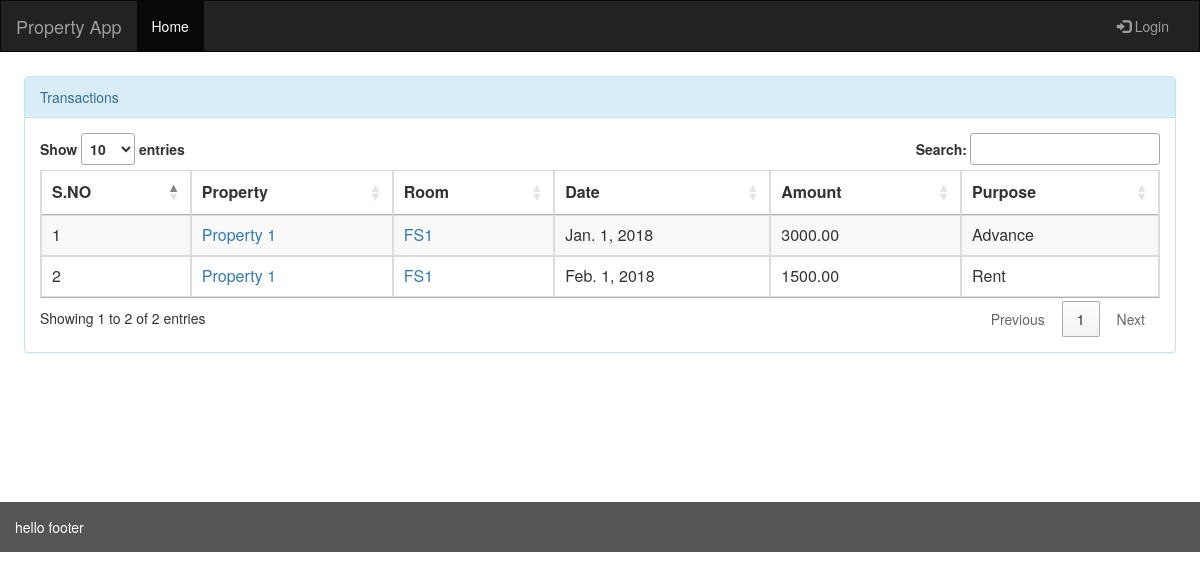
/rent/transactions, run on an earlier commit of the app's database.
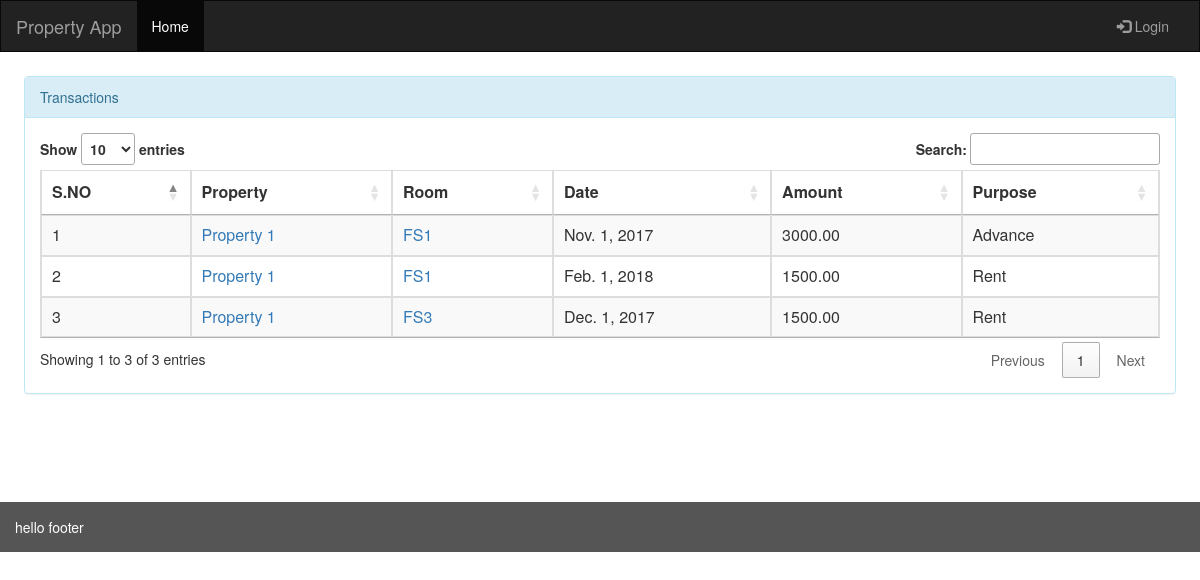
And on a later commit of the database.
### rent/models.py (models this page shows)
class Transaction(models.Model):
    transaction_id = models.AutoField(primary_key=True)
    transaction_room = models.ForeignKey(Room, on_delete=models.CASCADE)
    transaction_amount = models.DecimalField(max_digits=8,decimal_places=2)
    transaction_date = models.DateField()
    transaction_reason = models.CharField(max_length=50)
    timestamp = models.DateTimeField(auto_now=True)

class Room(models.Model):
    room_id = models.AutoField(primary_key=True)
    room_property = models.ForeignKey(Property, on_delete=models.CASCADE)
    room_meter = models.ForeignKey(Electricitymeter, on_delete=models.CASCADE, null=True, blank=True)
    room_name = models.CharField(max_length=50)
    room_rent = models.DecimalField(max_digits=8,decimal_places=2)
    room_description = models.CharField(max_length=250)
    timestamp = models.DateTimeField(auto_now=True)

class Property(models.Model):
    property_id = models.AutoField(primary_key=True)
    property_name = models.CharField(max_length=300)
    property_location = models.ForeignKey(Location, on_delete=models.CASCADE)
    timestamp = models.DateTimeField(auto_now=True)

### rent/views.py (the view)
# urls.py: path('transactions', views.transaction_list, name='transactions'),
def transaction_list(request):
    transaction = Transaction.objects.all()
    return render(request,'rent/transaction.html',{'transaction_list':transaction})

### rent/templates/rent/transaction.html
{% extends 'base.html' %}
{% block content %}
<div class="panel panel-info">
    <div class="panel-heading">Transactions</div>
    <div class="panel-body">
        <table class="table table-striped table-bordered data_table" width="100%" cellspacing="0">
            <thead>
                <tr>
                    <th>S.NO</th>
                    <th>Property</th>
                    <th>Room</th>
                    <th>Date</th>
                    <th>Amount</th>
                    <th>Purpose</th>
                </tr>
            </thead>
            <tbody>
                {% for item in transaction_list %}
                    <tr>
                        <td>{{forloop.counter}}</td>
                        <td><a href="{% url 'property_details' item.transaction_room.room_property.property_id %}">{{item.transaction_room.room_property.property_name|title}}</a></td>
                        <td><a href="{% url 'room_details' item.transaction_room.room_id %}">{{item.transaction_room.room_name}}</a></td>
                        <td>{{item.transaction_date}}</td>
                        <td>{{item.transaction_amount}}</td>
                        <td>{{item.transaction_reason}}</td>
                    </tr>
                {% endfor %}
            </tbody>
        </table>
    </div>
</div>
{% endblock %}

What changed in the data, as far as the page shows it:
changed Transaction "Advance": transaction_date "Jan. 1, 2018" → "Nov. 1, 2017"
added Transaction: transaction_room.room_property.property_name "Property 1", transaction_room.room_name "FS3", transaction_date "Dec. 1, 2017", transaction_amount "1500.00", transaction_reason "Rent"
Also different on the page:
text written by a page script: "Show entries Search: Showing 1 to 2 of 2 entries Previous 1 Next" → "Show entries Search: Showing 1 to 3 of 3 entries Previous 1 Next"
